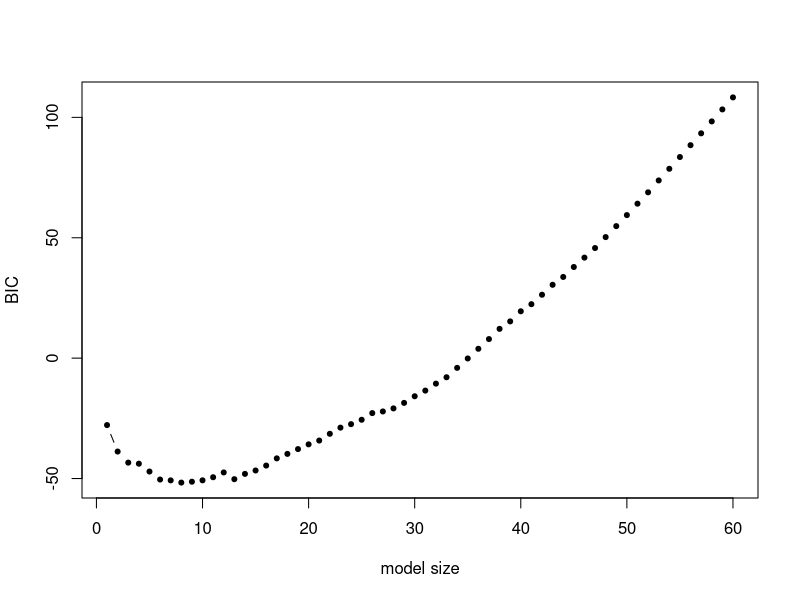

Here is the R script that generated this plot: (Note: this script raises an error after producing the figure.)
library(mlbench) 
data(Sonar) 
N = nrow(Sonar) 
P = ncol(Sonar)-1 
M = 150  # size of training set 
set.seed(1) 
mdata = Sonar[sample(1:N),] 
itrain = sample(1:N,M) 
x = as.matrix(mdata[,-ncol(mdata)]) #don't use
y = mdata$Class  #don't use
x = mdata[,-ncol(mdata)]
y = mdata[,ncol(mdata)]

#1
N-M
#2
#Step-wise Forward selection
library(leaps)
fwd.model = regsubsets(y[itrain]~., data = x[itrain,], method="forward",nvmax=P)
names(summary(fwd.model))
plot(summary(fwd.model)$bic, pch=20, t='b', xlab='model size', ylab='BIC')

#3
#size of the optimal model
min.bic.ind = which.min (summary(fwd.model)$bic)
summary(fwd.model)$outmat[min.bic.ind,]
#Optimal model has 8 variables

#4
#CV-lasso
install.packages("cv")
library(glmnet)
lasso.opt = cv.glmnet(as.matrix(x[itrain,]),y[itrain], alpha=1, family='binomial')
lasso.opt$lambda.min


#5
lasso.mod = glmnet(as.matrix(x[itrain,]),y[itrain], lambda = lasso.opt$lambda.min, family='binomial')

#a
names(lasso.mod)

lasso.mod$beta

#b
sum(lasso.mod$beta!=0)
length(which(lasso.mod$beta!=0))

#6
tree.model = tree(y[itrain]~., data=(x[itrain,]))
#number of variables used
summary(tree.model)
summary(tree.model)$used
length(summary(tree.model)$used)

#7
rf.model = randomForest(y[itrain]~., data = x[itrain,])
varImpPlot(rf.model)

#8
tree.pred = predict(tree.model, newdata = as.data.frame(x[-itrain,]),type='class')
table(tree.pred, y[-itrain])

#9
library(pROC)
tree.pred = predict(tree.model, newdata = as.data.frame(x[-itrain,]),type='vector')
tree.roc = roc(response = y[-itrain],predictor = tree.pred[,1])
plot(tree.roc)
tree.roc$auc

rf.pred = predict(rf.model, x[-itrain,],type='prob')
rf.roc = roc(response=y[-itrain], predictor = rf.pred[,1])
rf.roc$auc

par(new=TRUE)
plot(rf.roc,col=4)
legend("bottomright", legend=c("Tree","RF"),col=c(1,4),pch=15,bty='n')
